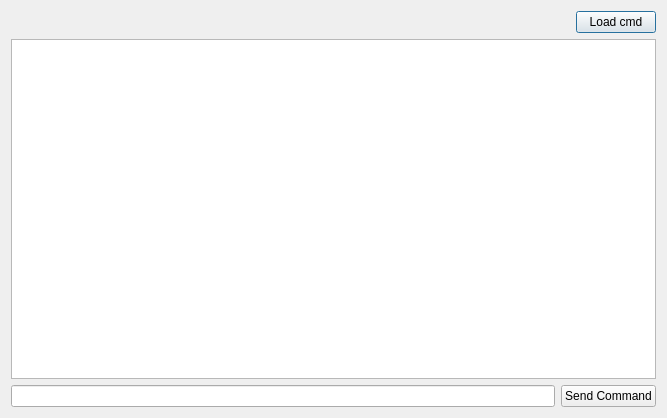
<?xml version="1.0" encoding="UTF-8"?>
<ui version="4.0">
 <class>Dialog</class>
 <widget class="QDialog" name="Dialog">
  <property name="geometry">
   <rect>
    <x>0</x>
    <y>0</y>
    <width>667</width>
    <height>418</height>
   </rect>
  </property>
  <property name="windowTitle">
   <string>Dialog</string>
  </property>
  <layout class="QVBoxLayout" name="verticalLayout">
   <item>
    <layout class="QHBoxLayout" name="horizontalLayout_2">
     <item>
      <spacer name="horizontalSpacer">
       <property name="orientation">
        <enum>Qt::Horizontal</enum>
       </property>
       <property name="sizeHint" stdset="0">
        <size>
         <width>40</width>
         <height>20</height>
        </size>
       </property>
      </spacer>
     </item>
     <item>
      <widget class="QPushButton" name="pushButton">
       <property name="text">
        <string>Load cmd</string>
       </property>
      </widget>
     </item>
    </layout>
   </item>
   <item>
    <widget class="QTextEdit" name="cmdOutput"/>
   </item>
   <item>
    <layout class="QHBoxLayout" name="horizontalLayout">
     <item>
      <widget class="QLineEdit" name="line_Command"/>
     </item>
     <item>
      <widget class="QPushButton" name="pushButton_2">
       <property name="text">
        <string>Send Command</string>
       </property>
      </widget>
     </item>
    </layout>
   </item>
  </layout>
 </widget>
 <layoutdefault spacing="6" margin="11"/>
 <resources/>
 <connections/>
</ui>
